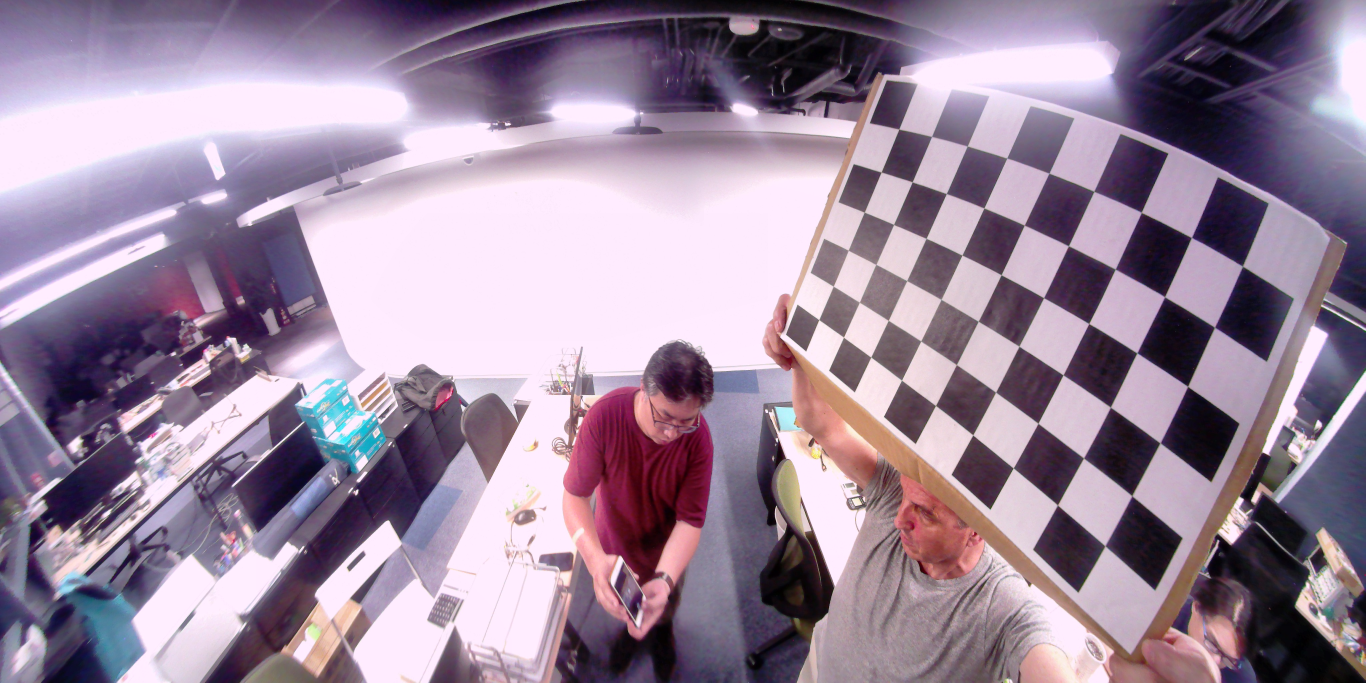
#> input picture 3_5/C1image00008.jpg, 4096 x 2048 px, given in place of frame600.jpg, which was not available (shown at 1/3 size)
$ python lib_patches.py ../3_5/C1image00008.jpg out.png
#> lines starting #> are read from the running program, lines starting #| are printed output that depends on the picture; pictures that were not available may be replaced by others from this repository, and a replacement may not be noted
# import the necessary packages
import cv2
import os
import argparse
import numpy as np


import imutils
# ex cmd line :
# python3 imageToPatches.py images/football/frame1300.jpg s -s 640 -o 35


IMAGE_WIDTH = 3840
IMAGE_HEIGHT = 2160


def readCommand():
    parser = argparse.ArgumentParser()
    # Positional arguments
    parser.add_argument('imagePath', help='Source path of image file')
    parser.add_argument('savePath',help='Destination saving path of patches')

    # Optional arguments
    parser.add_argument('-s', '--size',dest='size', type=int, default=640, help='size of patches')
    parser.add_argument('-o', '--overlap',dest='overlap', type=int, default=35, help='overlap length of pactches. Should be the size of smallest object in the original image.')
    parser.add_argument('-w', '--write',dest='write', type=int, default=1, help='Save image true(1)/false(0)')
    args = parser.parse_args()
    return args


"""
# Robust crop with black filling
def imcrop(img, bbox):
    x1,y1,x2,y2 = bbox
    if x1 < 0 or y1 < 0 or x2 > img.shape[1] or y2 > img.shape[0]:
        img, x1, x2, y1, y2 = pad_img_to_fit_bbox(img, x1, x2, y1, y2)
    return img[y1:y2, x1:x2, :]

def pad_img_to_fit_bbox(img, x1, x2, y1, y2):
    img = np.pad(img, ((np.abs(np.minimum(0, y1)), np.maximum(y2 - img.shape[0], 0)),
               (np.abs(np.minimum(0, x1)), np.maximum(x2 - img.shape[1], 0)), (0,0)), mode="constant")
    y1 += np.abs(np.minimum(0, y1))
    y2 += np.abs(np.minimum(0, y1))
    x1 += np.abs(np.minimum(0, x1))
    x2 += np.abs(np.minimum(0, x1))
    return img, x1, x2, y1, y2
"""

# Read image path and save all the patches.
# Overlap and patch size can be configured.
# NB : Overlap size should be equal or greater than the smallest object to detect

# [57 lines left out: function readImageToPatches, not called in this run]

# Get image and returns image patches with their relative positions in the original image
# Overlap and patch size can be configured.
# NB : Overlap size should be equal or greater than the biggest object to detect
def imageToPatches(image, patchSize, overlapLength):


    assert image.shape[0] > patchSize, 'Image height is too small in comparison with the patch size.'
    assert image.shape[1] > patchSize, 'Image width is too small in comparison with the patch size.'
    assert overlapLength > 0, 'Overlap lenght must be greather than 0.'


    currentWidth = 0
    currentHeight = 0
    IMAGE_HEIGHT = image.shape[0]
    IMAGE_WIDTH = image.shape[1]
    patches = []
    patchesRelativePos = []
    while(1):

        if( currentWidth + patchSize <= IMAGE_WIDTH and currentHeight + patchSize <= IMAGE_HEIGHT ):
            cropImage = image[currentHeight : currentHeight + patchSize, currentWidth : currentWidth + patchSize]
            patchesRelativePos.append((currentHeight, currentHeight + patchSize, currentWidth, currentWidth + patchSize))
            currentWidth = currentWidth + patchSize - overlapLength
        elif ( currentWidth + patchSize   > IMAGE_WIDTH and currentHeight + patchSize   <= IMAGE_HEIGHT):
            cropImage = image[currentHeight : currentHeight + patchSize, currentWidth : IMAGE_WIDTH]
            patchesRelativePos.append((currentHeight, currentHeight + patchSize, currentWidth, IMAGE_WIDTH))
            currentWidth = 0
            currentHeight = currentHeight + patchSize - overlapLength
        elif (currentWidth + patchSize   <=  IMAGE_WIDTH and currentHeight + patchSize  >  IMAGE_HEIGHT):
            cropImage = image[currentHeight : IMAGE_HEIGHT, currentWidth : currentWidth + patchSize ]
            patchesRelativePos.append((currentHeight, IMAGE_HEIGHT, currentWidth, currentWidth + patchSize))
            currentWidth = currentWidth + patchSize - overlapLength
        elif (currentWidth + patchSize    >  IMAGE_WIDTH and currentHeight + patchSize  >  IMAGE_HEIGHT): # end of crop
            cropImage = image[currentHeight : IMAGE_HEIGHT, currentWidth : IMAGE_WIDTH ]
            patchesRelativePos.append((currentHeight, IMAGE_HEIGHT, currentWidth, IMAGE_WIDTH))
            patches.append(cropImage)
            #cv2.imshow("original", cropImage)
            #cv2.waitKey(0)
            break

        patches.append(cropImage)

        #cv2.imshow("original", cropImage)
        #cv2.waitKey(0)

    print("\nImage has been successfully patched in {} sub-images.".format(len(patches)))
    return patches, patchesRelativePos

# Merge patches into image
# Use detection object to check which image must be chosen in overlapping zone
# NB : if detection is None, the overlap zone is going to be decided by the patches order (from left to right then from top to the bottom of the image)
# [34 lines left out: function patchesToImage, not called in this run]

# Same function as patchesToImage but takes as argument the relative position of each patch
def patchesRelToImage(patches, patchesRelativePos,imageHeight, imageWidth, detection = None):
    nbChannels = (patches[0].shape)[2]
    image = np.zeros((imageHeight, imageWidth, nbChannels),np.uint8)
    for index, patch in enumerate(patches):
        y0,y1,x0,x1 = patchesRelativePos[index]
        image[y0:y1,x0:x1] = patch

    print("\nImage has been successfully merged using {} sub-images.".format(len(patches)))
    #cv2.imshow("Merged patches", image)
    #cv2.imwrite("data/tennis/full_image/frame600_merged_2.jpg", image)
    #cv2.waitKey(0)

    return image

if __name__ == '__main__':

    args = readCommand()
    """
    patches, patchesRelativePos = readImageToPatches(args.imagePath, args.savePath, args.size, args.overlap,args.write)
    patchesRelToImage(patches,patchesRelativePos)
    """
    # Test frame reconstitution

    image = cv2.imread('data/tennis/full_image/frame600.jpg')
#> image is the input picture: shape (2048, 4096, 3); mean B, G, R 155.5, 135.2, 153.9
    h,w,c = image.shape
#> h = 2048; w = 4096; c = 3
    print("Initial image size : {}x{}".format(w,h) )
#| Initial image size : 4096x2048
    patchSize = 1000
    overlapLength = 200
    patches, patchesRelativePos = imageToPatches(image, patchSize, overlapLength)
#> the loop in imageToPatches, `while(1): ` made 15 passes
#> pass 1, in imageToPatches, `cropImage = image[currentHeight : currentHeight + patchSize, currentWi..`:
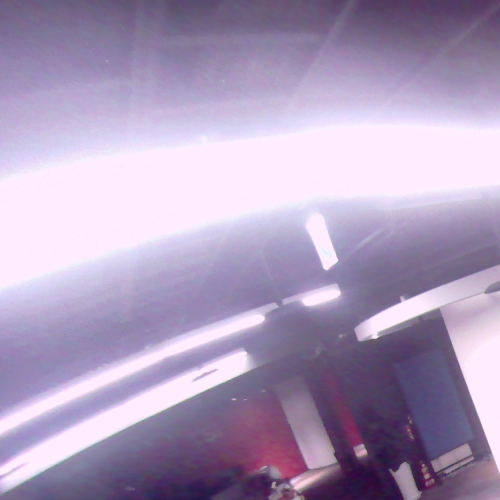
#> cropImage: shape (1000, 1000, 3) (shown at 1/2 size); mean B, G, R 186.8, 156, 172
#> pass 2, in imageToPatches, `cropImage = image[currentHeight : currentHeight + patchSize, currentWi..`:
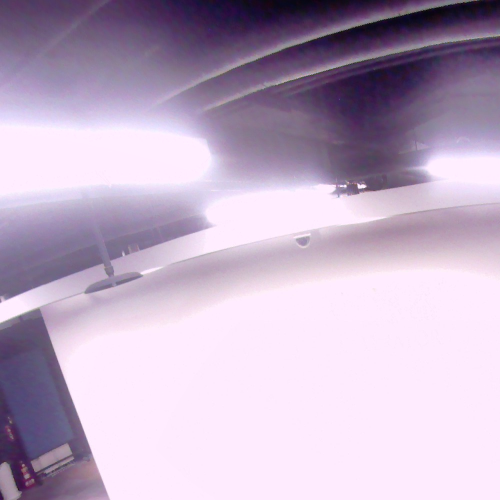
#> cropImage: shape (1000, 1000, 3) (shown at 1/2 size); mean B, G, R 196.8, 172.5, 190.7
#> pass 3, in imageToPatches, `cropImage = image[currentHeight : currentHeight + patchSize, currentWi..`:
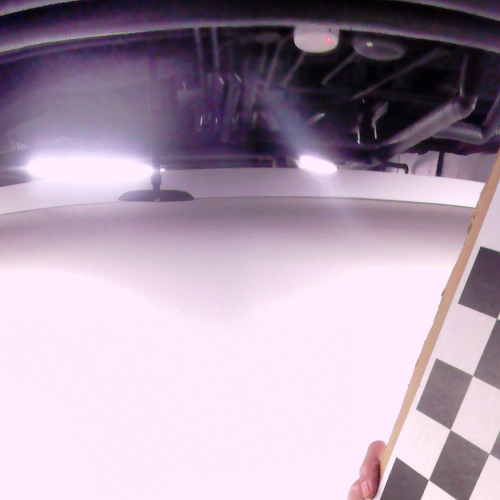
#> cropImage: shape (1000, 1000, 3) (shown at 1/2 size); mean B, G, R 175.9, 157.2, 175.4
#> after the loop in imageToPatches, `while(1):`:
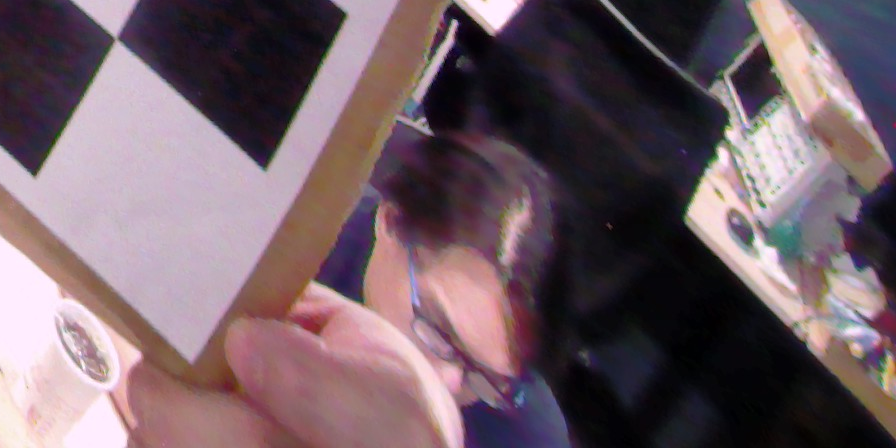
#> cropImage: shape (448, 896, 3); mean B, G, R 102.2, 94.4, 113.4
#> after the loop in imageToPatches, `while(1):`: currentHeight = 1600; currentWidth = 3200; patches = 15 items; patchesRelativePos = 15 items, first 6: (0, 1000, 0, 1000), (0, 1000, 800, 1800), (0, 1000, 1600, 2600), (0, 1000, 2400, 3400), (0, 1000, 3200, 4096), (800, 1800, 0, 1000)
#| Image has been successfully patched in 15 sub-images.
#> patches = 15 items

    patchesRelToImage(patches,patchesRelativePos,h,w)
#> the loop in patchesRelToImage, `for index, patch in enumerate(patches):` made 15 passes
#> (y0, y1, x0, x1) on passes 1 to 12: (0, 1000, 0, 1000), (0, 1000, 800, 1800), (0, 1000, 1600, 2600), (0, 1000, 2400, 3400), (0, 1000, 3200, 4096), (800, 1800, 0, 1000), (800, 1800, 800, 1800), (800, 1800, 1600, 2600), (800, 1800, 2400, 3400), (800, 1800, 3200, 4096), (1600, 2048, 0, 1000), (1600, 2048, 800, 1800)
#| Image has been successfully merged using 15 sub-images.
